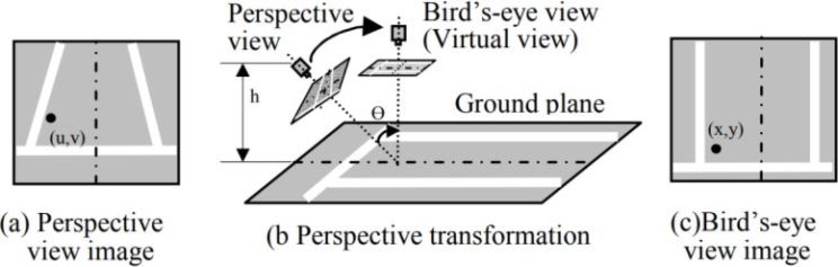
#> input picture Lab/Other/Markdown Image/Birds-eye_view.png, 838 x 267 px, given in place of road_2.jpg, which was not available
$ jupyter execute --allow-errors Lab1_2_solve_en.ipynb   (Python 2 division)   (older library calls are emulated)   (text cells are left out)
#> lines starting #> are read from the running program, lines starting #| are printed output that depends on the picture; pictures that were not available may be replaced by others from this repository, and a replacement may not be noted
[cell 1]
import cv2
import numpy as np
import matplotlib.pyplot as plt

[cell 2]
image_path = [...]
# Read the image and return a 3-dimensional matrix corresponding to the color channels B,G,R
#> (the rest of this cell did not finish here and is left out)

[cell 3]
def gaussian_blur(image, kernel_size=5, sigma=1.4):
    return cv2.GaussianBlur(image, (kernel_size, kernel_size), sigma)

#> (a cell that did not finish here is left out)

[cell 5]
# Create a figure with 2 subplots
fig, axs = plt.subplots(1, 2, figsize=(10, 5))

# Show the first image
#> (the rest of this cell did not finish here and is left out)

[cell 6]
def gradient(image):
    sobelx = cv2.Sobel(image, cv2.CV_64F, 1, 0, ksize=3)
    sobely = cv2.Sobel(image, cv2.CV_64F, 0, 1, ksize=3)
    gradient_magnitude = np.hypot(sobelx, sobely)
    gradient_direction = np.arctan2(sobely, sobelx)
    return gradient_magnitude, gradient_direction

#> (a cell that did not finish here is left out)

[cell 8]
# Create a figure with 2 subplots
fig, axs = plt.subplots(1, 2, figsize=(10, 5))

# Show the first image
#> (the rest of this cell did not finish here and is left out)

[cell 9]
def non_maximum_suppression(gradient_magnitude, gradient_direction):
    M, N = gradient_magnitude.shape
    Z = np.zeros((M, N), dtype=np.float32)
    angle = gradient_direction * 180. / np.pi
    angle[angle < 0] += 180

    for i in range(1, M-1):
        for j in range(1, N-1):
            try:
                q = 255
                r = 255

                ### Your code starts here ###
                # Angle 0
                if (0 <= angle[i, j] < 22.5) or (157.5 <= angle[i, j] <= 180):
                    q = gradient_magnitude[i, j + 1]
                    r = gradient_magnitude[i, j - 1]
                # Angle 45
                elif 22.5 <= angle[i, j] < 67.5:
                    q = gradient_magnitude[i + 1, j - 1]
                    r = gradient_magnitude[i - 1, j + 1]
                # Angle 90
                elif 67.5 <= angle[i, j] < 112.5:
                    q = gradient_magnitude[i + 1, j]
                    r = gradient_magnitude[i - 1, j]
                # Angle 135
                elif 112.5 <= angle[i, j] < 157.5:
                    q = gradient_magnitude[i - 1, j - 1]
                    r = gradient_magnitude[i + 1, j + 1]
                ### Your code ends here ###

                if (gradient_magnitude[i, j] >= q) and (gradient_magnitude[i, j] >= r):
                    Z[i, j] = gradient_magnitude[i, j]
                else:
                    Z[i, j] = 0

            except IndexError as e:
                pass

    return Z

#> (a cell that did not finish here is left out)

[cell 11]
# Create a figure with 2 subplots
fig, axs = plt.subplots(1, 2, figsize=(10, 5))

# Show the first image
#> (the rest of this cell did not finish here and is left out)

[cell 12]
def double_threshold(image, low_threshold, high_threshold):
    strong = 255
    weak = 50
    strong_i, strong_j = np.where(image >= high_threshold)
    weak_i, weak_j = np.where((image >= low_threshold) & (image < high_threshold))

    result = np.zeros_like(image)
    result[strong_i, strong_j] = strong
    result[weak_i, weak_j] = weak

    return result

#> (a cell that did not finish here is left out)

[cell 14]
# Create a figure with 2 subplots
fig, axs = plt.subplots(1, 2, figsize=(10, 5))

# Show the first image
#> (the rest of this cell did not finish here and is left out)

[cell 15]
def edge_tracking(image, weak=50, strong=255):
    M, N = image.shape
    for i in range(1, M-1):
        for j in range(1, N-1):
            ### Your code starts here ###
            if (image[i, j] == weak):
                if ((image[i+1, j-1] == strong) or (image[i+1, j] == strong) or (image[i+1, j+1] == strong)
                    or (image[i, j-1] == strong) or (image[i, j+1] == strong)
                    or (image[i-1, j-1] == strong) or (image[i-1, j] == strong) or (image[i-1, j+1] == strong)):
                    image[i, j] = strong
                else:
                    image[i, j] = 0
            ### Your code ends here ###
    return image

#> (a cell that did not finish here is left out)

[cell 17]
# Create a figure with 2 subplots
fig, axs = plt.subplots(1, 2, figsize=(10, 5))

# Show the first image
#> (the rest of this cell did not finish here and is left out)

[cell 18]
def canny_edge_detection(image, low_threshold_ratio=0.05, high_threshold_ratio=0.15, sigma=1.4):

    # Blur the image by applying a Gaussian filter
    blurred_image = gaussian_blur(image, sigma=sigma)

    # Calculate Gradient
    gradient_magnitude, gradient_direction = gradient(blurred_image)

    # Non-maximum Suppression
    nms_image = non_maximum_suppression(gradient_magnitude, gradient_direction)

    # Select threshold
    low_threshold = low_threshold_ratio * nms_image.max()
    high_threshold = high_threshold_ratio * nms_image.max()

    # Edge tracking
    thresholded_image = double_threshold(nms_image, low_threshold, high_threshold)
    final_image = edge_tracking(thresholded_image)
    return final_image

[cell 19]
# Load image and convert to grayscale
image = cv2.imread('/road_2.jpg', cv2.IMREAD_GRAYSCALE)
#> image: shape (267, 838); min 0, max 255, mean 220.4
edges = canny_edge_detection(image)
#> in gaussian_blur, `return cv2.GaussianBlur(image, (kernel_size, kernel_size), sigma)`:
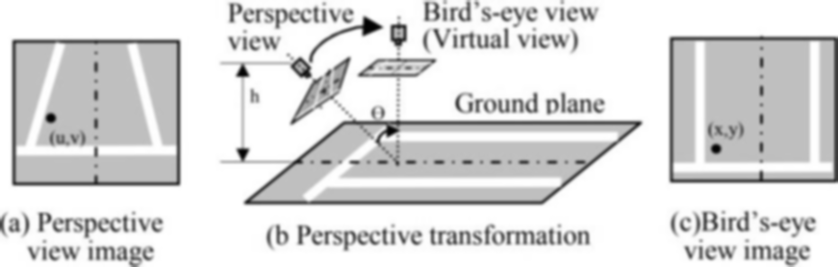
#> returned value: shape (267, 838); min 2, max 255, mean 220.4
#> in gradient, `sobelx = cv2.Sobel(image, cv2.CV_64F, 1, 0, ksize=3)`:
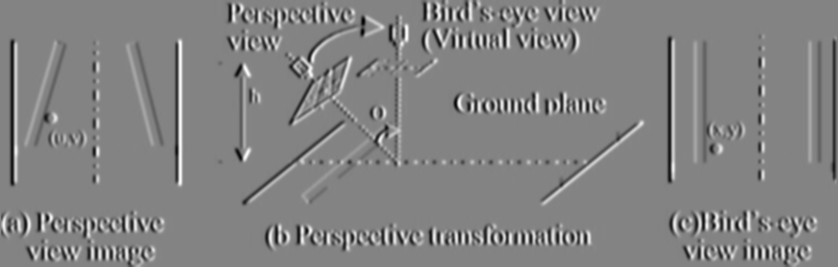
#> sobelx: shape (267, 838) float64; min -502, max 471, mean -0.9; drawn with min black and max white
#> in gradient, `sobely = cv2.Sobel(image, cv2.CV_64F, 0, 1, ksize=3)`:
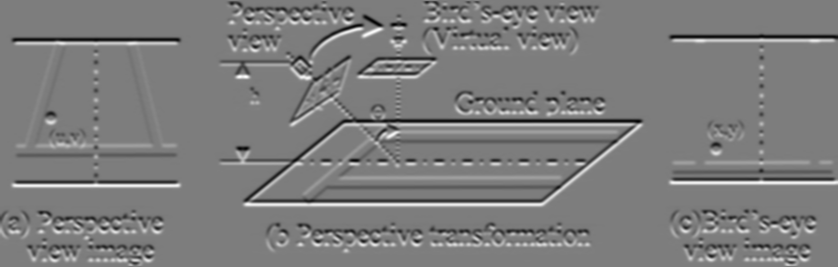
#> sobely: shape (267, 838) float64; min -474, max 492, mean 0; drawn with min black and max white
#> in gradient, `gradient_magnitude = np.hypot(sobelx, sobely)`:
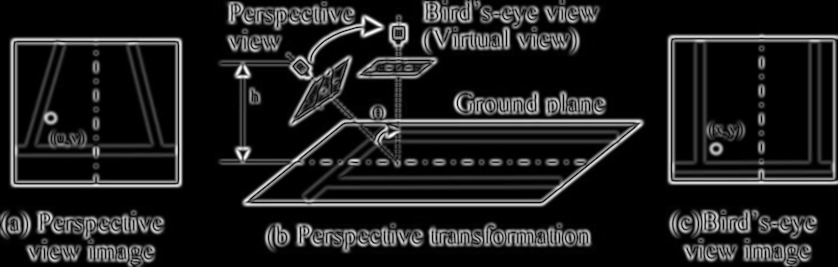
#> gradient_magnitude: shape (267, 838) float64; min 0, max 516.1, mean 62.9; drawn with min black and max white
#> in gradient, `gradient_direction = np.arctan2(sobely, sobelx)`:
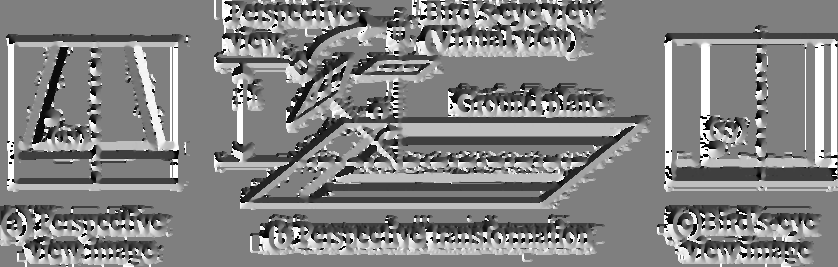
#> gradient_direction: shape (267, 838) float64; min -3.14, max 3.14, mean 0.0965; drawn with min black and max white
#> in non_maximum_suppression, `angle[angle < 0] += 180`:
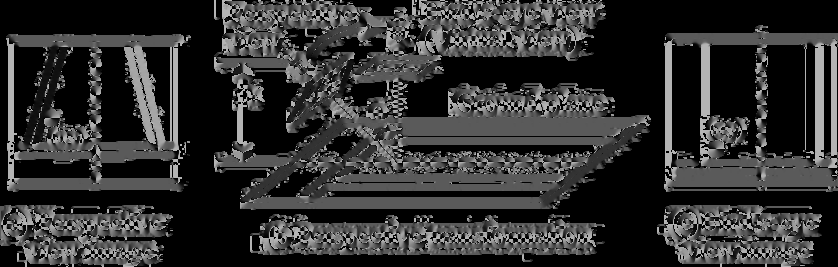
#> angle: shape (267, 838) float64; min 0, max 180, mean 49
#> after the loop in non_maximum_suppression, `for i in range(1, M-1):`:
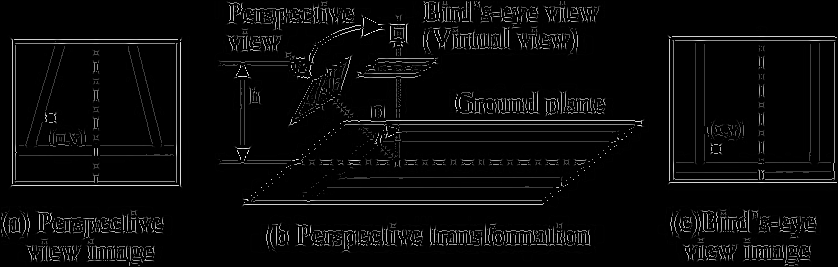
#> Z: shape (267, 838) float32; min 0, max 516.1, mean 19.3; drawn with min black and max white
#> in canny_edge_detection, `low_threshold = low_threshold_ratio * nms_image.max()`: low_threshold = 25.81
#> in canny_edge_detection, `high_threshold = high_threshold_ratio * nms_image.max()`: high_threshold = 77.42
#> in double_threshold, `strong_i, strong_j = np.where(image >= high_threshold)`: strong_i = 16111 values from 1 to 265; strong_j = 16111 values, max 836 at index 2099, min 1 at index 12193, mean 419.1
#> in double_threshold, `weak_i, weak_j = np.where((image >= low_threshold) & (image < high_thr..`: weak_i = 842 values from 1 to 265; weak_j = 842 values, max 818 at index 508, min 1 at index 624, mean 416.3
#> in canny_edge_detection, `thresholded_image = double_threshold(nms_image, low_threshold, high_th..`:
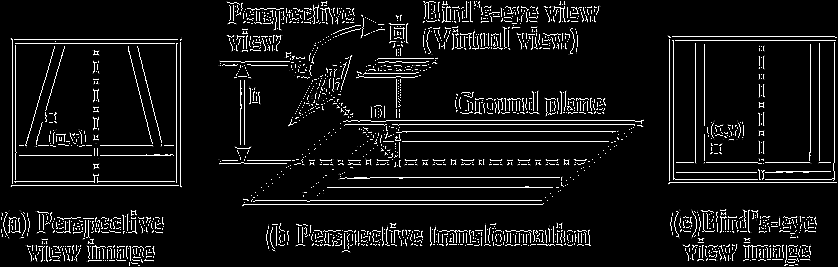
#> thresholded_image: shape (267, 838) float32; min 0, max 255, mean 18.5
#> after the loop in edge_tracking, `for i in range(1, M-1):`:
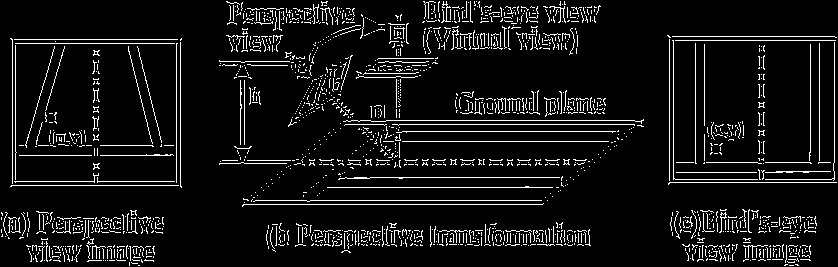
#> image: shape (267, 838) float32; 7.5% white in thin lines or dots

[cell 20]
# Create a figure with 2 subplots
fig, axs = plt.subplots(1, 2, figsize=(10, 5))

# Show the first image
axs[0].imshow(image, cmap='gray')
axs[0].axis('off')  # Turn off axis display

# Show the second image
axs[1].imshow(edges, cmap='gray')
axs[1].axis('off')  # Turn off axis display

# Display figure
plt.show()
